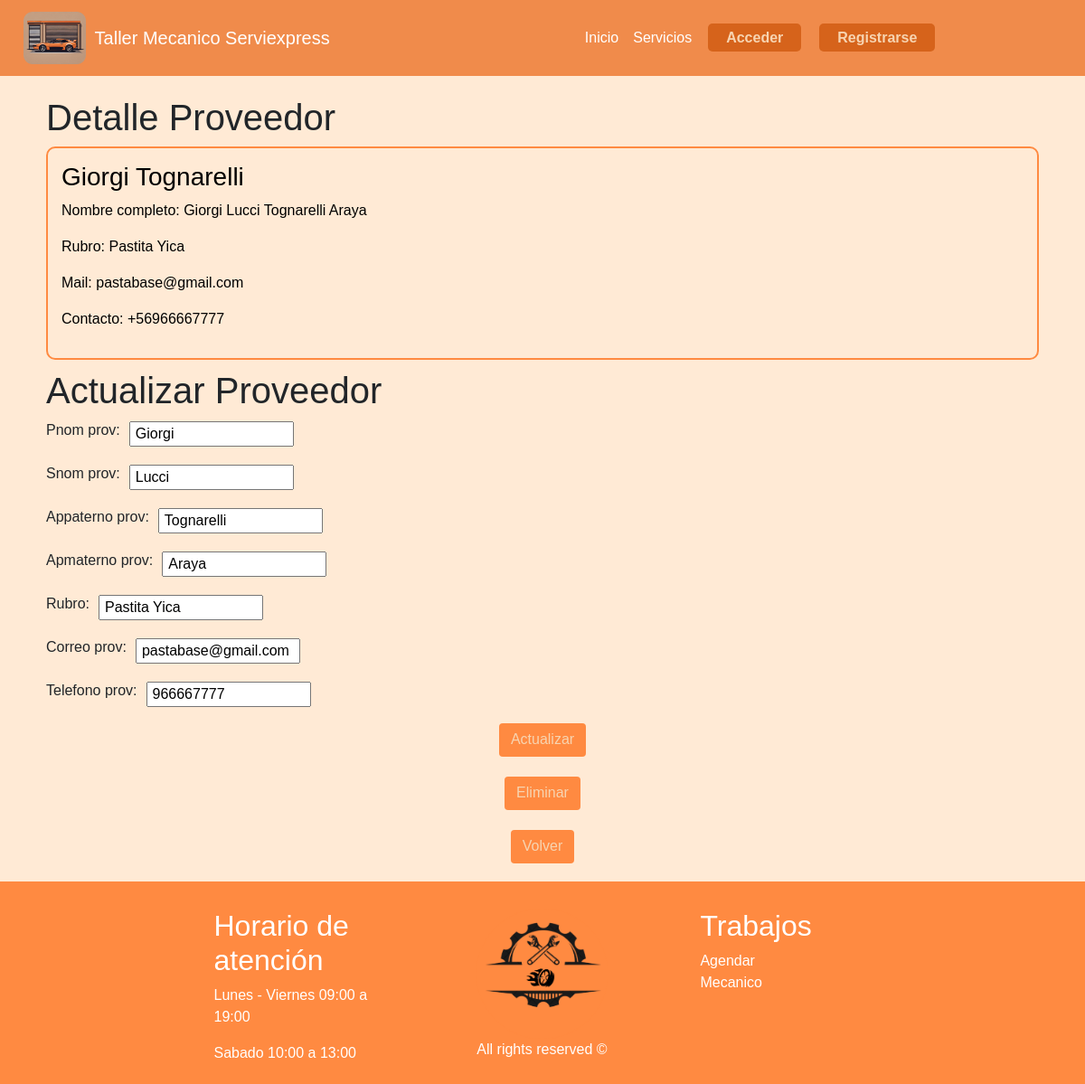
/proveedor/1/, run on the app's committed database.
### taller/models.py (models this page shows, shortened)
class Proveedor(models.Model):
    id_prov = models.AutoField(primary_key=True)
    pnom_prov = models.CharField(max_length=20)
    snom_prov = models.CharField(max_length=20)
    appaterno_prov = models.CharField(max_length=20)
    apmaterno_prov = models.CharField(max_length=20)
    rubro = models.CharField(max_length=40)
    correo_prov = models.CharField(max_length=60)
    telefono_prov = models.IntegerField()

### taller/views.py (the view, shortened to what this page needs)
# urls.py: path('proveedor/<int:id_prov>/', views.update_proveedor, name='update_proveedor'),
def update_proveedor(request, id_prov):
    cliente = Cliente.objects.filter(rut_cli=request.user.username).first()
    empleado = Empleado.objects.filter(rut_emp=request.user.username).first()
    rol = "Cliente" if cliente else "Empleado"
    if request.method == "GET":
        proveedor = get_object_or_404(Proveedor, pk=id_prov)
        form = ProveedorForm(instance=proveedor)
        return render(
            request,
            "detail_proveedor.html",
            {
                "proveedor": proveedor,
                "form": form,
                "cliente": cliente,
                "empleado": empleado,
                "rol": rol,
            },
        )

### taller/forms.py
class ProveedorForm(ModelForm):
    class Meta:
        model = Proveedor
        fields = ['pnom_prov', 'snom_prov', 'appaterno_prov', 'apmaterno_prov', 'rubro', 'correo_prov', 'telefono_prov']

### taller/templates/detail_proveedor.html (shortened to what this page needs)
{% extends 'hnf.html' %}
{% load static %}
{% block content %}
<head>
    <link rel="stylesheet" href="{% static 'css/crud.css' %}" />
</head>
<div class="container">
    <ul style="list-style: none;">
        {% if not Mensaje %}
        <h1> Detalle Proveedor </h1>
        <li id="detalle">
            <h3>{{ proveedor.pnom_prov }} {{ proveedor.appaterno_prov }}</h3>
            <p>Nombre completo: {{ proveedor.pnom_prov }} {{ proveedor.snom_prov }} {{ proveedor.appaterno_prov }} {{ proveedor.apmaterno_prov }}</p>
            <p>Rubro: {{ proveedor.rubro }}</p>
            <p>Mail: {{ proveedor.correo_prov }}</p>
            <p>Contacto: +56{{ proveedor.telefono_prov }}</p>
        </li>
        <h1> Actualizar Proveedor </h1>
        <form action="{% url 'update_proveedor' proveedor.id_prov %}" method="POST">
            {{ form.as_p }}
            <ul>
                <li class="centered-button">
                    <button class="btn" type="submit">
                        Actualizar
                    </button>
                </li>
            </ul>
        </form>
        <form action="{% url 'delete_proveedor' proveedor.id_prov %}" method="POST">
            <ul>
                <li class="centered-button" style="margin-top: 2%;">
                    <button class="btn" type="submit">
                        Eliminar
                    </button>
                </li>
            </ul>
        </form>
        <ul>
            <li class="centered-button" style="margin-top: 2%;">
                <a class="btn" href="/proveedores">
                    Volver
                </a>
            </li>
        </ul>
        {% endif %}
    </ul>
</div>
{% endblock %}

### taller/static/css/keyframes.css (style rules this page uses)
@media (max-width: 1400px) { * { max-width: 100%; padding: 0 10px; } }

### taller/static/css/style.css (style rules this page uses)
* { margin: 0%; padding: 0; box-sizing: border-box; }
body { font-family:'Gill Sans', 'Gill Sans MT', Calibri, 'Trebuchet MS', sans-serif; background-color: #ffead5; }
.btn { padding-top: 5px; text-align: center; margin-right: 10px; margin-left: 10px; background: #FF8A41; color: #f7d4b1; }

### taller/static/css/crud.css (style rules this page uses)
.container { width: 94%; }
form p { display: flex; align-items: center; text-align: center; }
form label { margin-right: 10px; align-items: center; }
form input { text-indent: 5px; }
form button { display: block; margin: 0 auto; }
#detalle { border: 2px solid; border-color: rgba(255, 138, 65); border-radius: 10px; padding: 15px; margin-bottom: 10px; background-color: #ffead5; color: black; }
.centered-button { display: flex; justify-content: center; align-items: center; text-align: center; }

### data on the page
Proveedor: pnom_prov "Giorgi", appaterno_prov "Tognarelli", snom_prov "Lucci", apmaterno_prov "Araya", rubro "Pastita Yica", correo_prov "pastabase@gmail.com", telefono_prov "966667777"
